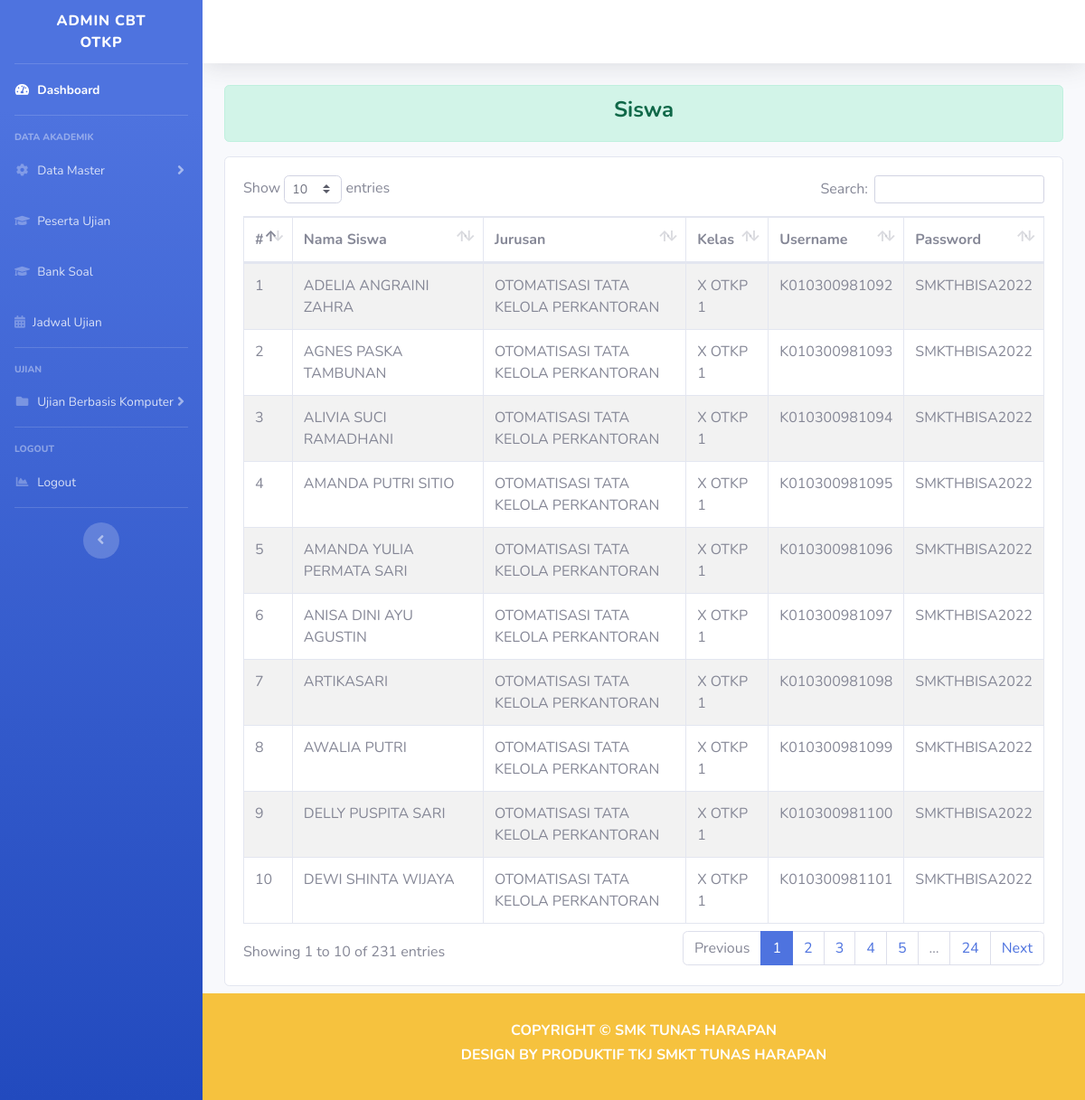
The page /index.php/dashboard_otkp/peserta_ujian on the database its author committed.
### tables this page shows
CREATE TABLE `a_siswa` (
  `id` int(11) NOT NULL,
  `nama_siswa` varchar(512) NOT NULL,
  `kelas` varchar(16) NOT NULL,
  `jurusan` varchar(8) NOT NULL,
  `username` varchar(128) NOT NULL,
  `password` varchar(128) NOT NULL,
  `level` varchar(16) NOT NULL,
  `status` varchar(16) NOT NULL
);

CREATE TABLE `a_jurusan` (
  `id` int(11) NOT NULL,
  `kode` varchar(8) NOT NULL,
  `jurusan` varchar(128) NOT NULL
);

CREATE TABLE `a_kelas` (
  `id` int(11) NOT NULL,
  `kode` varchar(8) NOT NULL,
  `kelas` varchar(128) NOT NULL
);

### application/controllers/Dashboard_otkp.php (called while the page is built, shortened)
<?php
class Dashboard_otkp extends CI_Controller
{
    function __construct()
    {
        $this->load->model('Model_jurusan');
    }
    public function peserta_ujian()
    {
        $isi['siswa'] = $this->Model_siswa->dataSiswaOTKP();
        $isi['content'] = 'OTKP/tampilan_siswa';
        $this->load->view('OTKP/templates/header');
        $this->load->view('OTKP/tampilan_dashboard', $isi);
        $this->load->view('OTKP/templates/footer');
    }
}

### index.php (called while the page is built, shortened)
<?php
require_once BASEPATH.'core/CodeIgniter.php';

### application/models/Model_siswa.php (called while the page is built, shortened)
<?php
class Model_siswa extends CI_Model
{
    public function dataSiswaOTKP()
    {
        $sql = "SELECT a_siswa.id,a_siswa.nama_siswa,a_jurusan.jurusan,a_kelas.kelas,a_siswa.username,a_siswa.password,a_siswa.level,a_siswa.status FROM `a_siswa`
                INNER JOIN a_kelas
                ON a_siswa.kelas=a_kelas.id
                INNER JOIN a_jurusan
                ON a_siswa.jurusan=a_jurusan.kode
                WHERE a_siswa.jurusan='OTKP' AND a_siswa.status='AKTIF';";
        $query = $this->db->query($sql);
        return $query->result_array();
    }
}

### application/views/OTKP/tampilan_siswa.php (the view)
<div class="alert alert-success" role="alert">
    <h4 class="text-center font-weight-bold">Siswa</h4>
</div>
<div class="row mb-2 mt-2">
    <div class="col-md">
        <div class="card">
            <div class="card-body">
                <div class="table-responsive">
                    <table class="table table-striped table-bordered" id="dataTable" width="100%" cellspacing="0">
                        <thead>
                            <tr>
                                <th>#</th>
                                <th>Nama Siswa</th>
                                <th>Jurusan</th>
                                <th>Kelas</th>
                                <th>Username</th>
                                <th>Password</th>
                            </tr>
                        </thead>
                        <tbody>
                            <tr>
                                <?php
                                $no = 1;
                                foreach ($siswa as $row) {
                                ?>
                                    <td><?php echo $no++; ?></td>
                                    <td><?= $row['nama_siswa']; ?></td>
                                    <td><?= $row['jurusan']; ?></td>
                                    <td><?= $row['kelas']; ?></td>
                                    <td><?= $row['username'] ?></td>
                                    <td><?= $row['password'] ?></td>
                            </tr>
                        <?php } ?>
                        </tbody>
                    </table>
                </div>
            </div>
        </div>
    </div>
</div>

### rows shown on the page
a_siswa: nama_siswa "ADELIA ANGRAINI ZAHRA", a_jurusan.jurusan "OTOMATISASI TATA KELOLA PERKANTORAN", a_kelas.kelas "X OTKP 1", username "K010300981092", password "SMKTHBISA2022"
a_siswa: nama_siswa "AGNES PASKA TAMBUNAN", a_jurusan.jurusan "OTOMATISASI TATA KELOLA PERKANTORAN", a_kelas.kelas "X OTKP 1", username "K010300981093", password "SMKTHBISA2022"
a_siswa: nama_siswa "ALIVIA SUCI RAMADHANI", a_jurusan.jurusan "OTOMATISASI TATA KELOLA PERKANTORAN", a_kelas.kelas "X OTKP 1", username "K010300981094", password "SMKTHBISA2022"
a_siswa: nama_siswa "AMANDA PUTRI SITIO", a_jurusan.jurusan "OTOMATISASI TATA KELOLA PERKANTORAN", a_kelas.kelas "X OTKP 1", username "K010300981095", password "SMKTHBISA2022"
a_siswa: nama_siswa "AMANDA YULIA PERMATA SARI", a_jurusan.jurusan "OTOMATISASI TATA KELOLA PERKANTORAN", a_kelas.kelas "X OTKP 1", username "K010300981096", password "SMKTHBISA2022"
a_siswa: nama_siswa "ANISA DINI AYU AGUSTIN", a_jurusan.jurusan "OTOMATISASI TATA KELOLA PERKANTORAN", a_kelas.kelas "X OTKP 1", username "K010300981097", password "SMKTHBISA2022"
a_siswa: nama_siswa "ARTIKASARI", a_jurusan.jurusan "OTOMATISASI TATA KELOLA PERKANTORAN", a_kelas.kelas "X OTKP 1", username "K010300981098", password "SMKTHBISA2022"
a_siswa: nama_siswa "AWALIA PUTRI", a_jurusan.jurusan "OTOMATISASI TATA KELOLA PERKANTORAN", a_kelas.kelas "X OTKP 1", username "K010300981099", password "SMKTHBISA2022"
a_siswa: nama_siswa "DELLY PUSPITA SARI", a_jurusan.jurusan "OTOMATISASI TATA KELOLA PERKANTORAN", a_kelas.kelas "X OTKP 1", username "K010300981100", password "SMKTHBISA2022"
a_siswa: nama_siswa "DEWI SHINTA WIJAYA", a_jurusan.jurusan "OTOMATISASI TATA KELOLA PERKANTORAN", a_kelas.kelas "X OTKP 1", username "K010300981101", password "SMKTHBISA2022"
